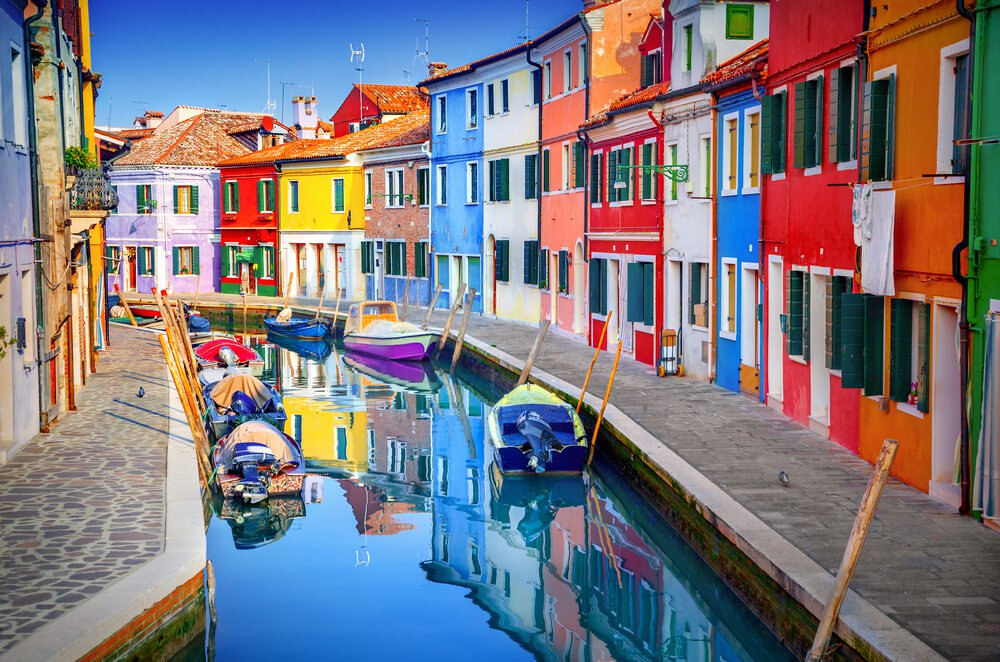
#> input picture colorpic.jpg, 1000 x 662 px
$ python main.py
#> lines starting #> are read from the running program, lines starting #| are printed output that depends on the picture
import cv2
import pandas as pd
import numpy as np
from sklearn.cluster import KMeans

# =========================
# Load Image + Resize
# =========================
img = cv2.imread("colorpic.jpg")
#> img is the input picture: shape (662, 1000, 3); mean B, G, R 127.2, 120.1, 124.8

if img is None:
    print("❌ Image not found")
    exit()

max_width = 1200
max_height = 800

h, w, _ = img.shape
#> h = 662; w = 1000
scale = min(max_width / w, max_height / h)
#> scale = 1.2
img = cv2.resize(img, (int(w * scale), int(h * scale)))
#> img: shape (794, 1200, 3)

# =========================
# Load Colors Dataset
# =========================
colors = pd.read_csv("colors.csv", header=None)
#> (reads colors.csv from the repository)
colors.columns = ["id", "color_name", "hex", "r", "g", "b"]

# =========================
# KMeans Top 5 Colors
# =========================
pixels = img.reshape(-1, 3)

if len(pixels) > 10000:
    pixels_sample = pixels[np.random.choice(pixels.shape[0], 10000, replace=False)]
else:
    pixels_sample = pixels

kmeans = KMeans(n_clusters=5, n_init=10)
kmeans.fit(pixels_sample)

centers = kmeans.cluster_centers_.astype(int)

labels = kmeans.labels_
counts = np.bincount(labels)
sorted_idx = np.argsort(counts)[::-1]

top_colors = centers[sorted_idx]

# =========================
# Create Top Colors Image
# =========================
bar_height = 100
bar_width = 600

top_img = np.zeros((bar_height, bar_width, 3), dtype="uint8")

step = bar_width // 5

for i, color in enumerate(top_colors):
    b, g, r = int(color[0]), int(color[1]), int(color[2])
    top_img[:, i * step : (i + 1) * step] = (b, g, r)


# =========================
# Get Color Name
# =========================
def get_color_name(R, G, B):
    minimum = float("inf")
    cname = ""

    for i in range(len(colors)):
        d = (
            abs(R - int(colors.loc[i, "r"]))
            + abs(G - int(colors.loc[i, "g"]))
            + abs(B - int(colors.loc[i, "b"]))
        )

        if d <= minimum:
            minimum = d
            cname = colors.loc[i, "color_name"]

    return cname


# =========================
# Mouse Click
# =========================
clicked = False
r = g = b = 0


def click_event(event, x, y, flags, param):
    global clicked, r, g, b

    if event == cv2.EVENT_LBUTTONDOWN:
        clicked = True
        b, g, r = img[y, x]
        b, g, r = int(b), int(g), int(r)


# =========================
# Windows Setup
# =========================
cv2.namedWindow("Image", cv2.WINDOW_NORMAL)
cv2.namedWindow("Top 5 Colors", cv2.WINDOW_NORMAL)

cv2.setMouseCallback("Image", click_event)

# =========================
# Main Loop
# =========================
while True:

    display_img = img.copy()

    if clicked:
        name = get_color_name(r, g, b)

        # draw rectangle on top
        cv2.rectangle(display_img, (20, 20), (800, 70), (b, g, r), -1)

        text = f"{name}  R={r} G={g} B={b}"

        if r + g + b > 600:
            text_color = (0, 0, 0)
        else:
            text_color = (255, 255, 255)

        cv2.putText(
            display_img, text, (50, 60), cv2.FONT_HERSHEY_SIMPLEX, 0.8, text_color, 2
        )

    cv2.imshow("Image", display_img)
    cv2.imshow("Top 5 Colors", top_img)
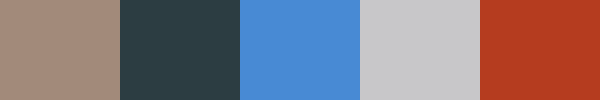
#> window 'Top 5 Colors': shape (100, 600, 3); mean B, G, R 126.4, 119.2, 131.8

    if cv2.waitKey(20) & 0xFF == 27:
#> (key Esc is pressed here)
        break

cv2.destroyAllWindows()
